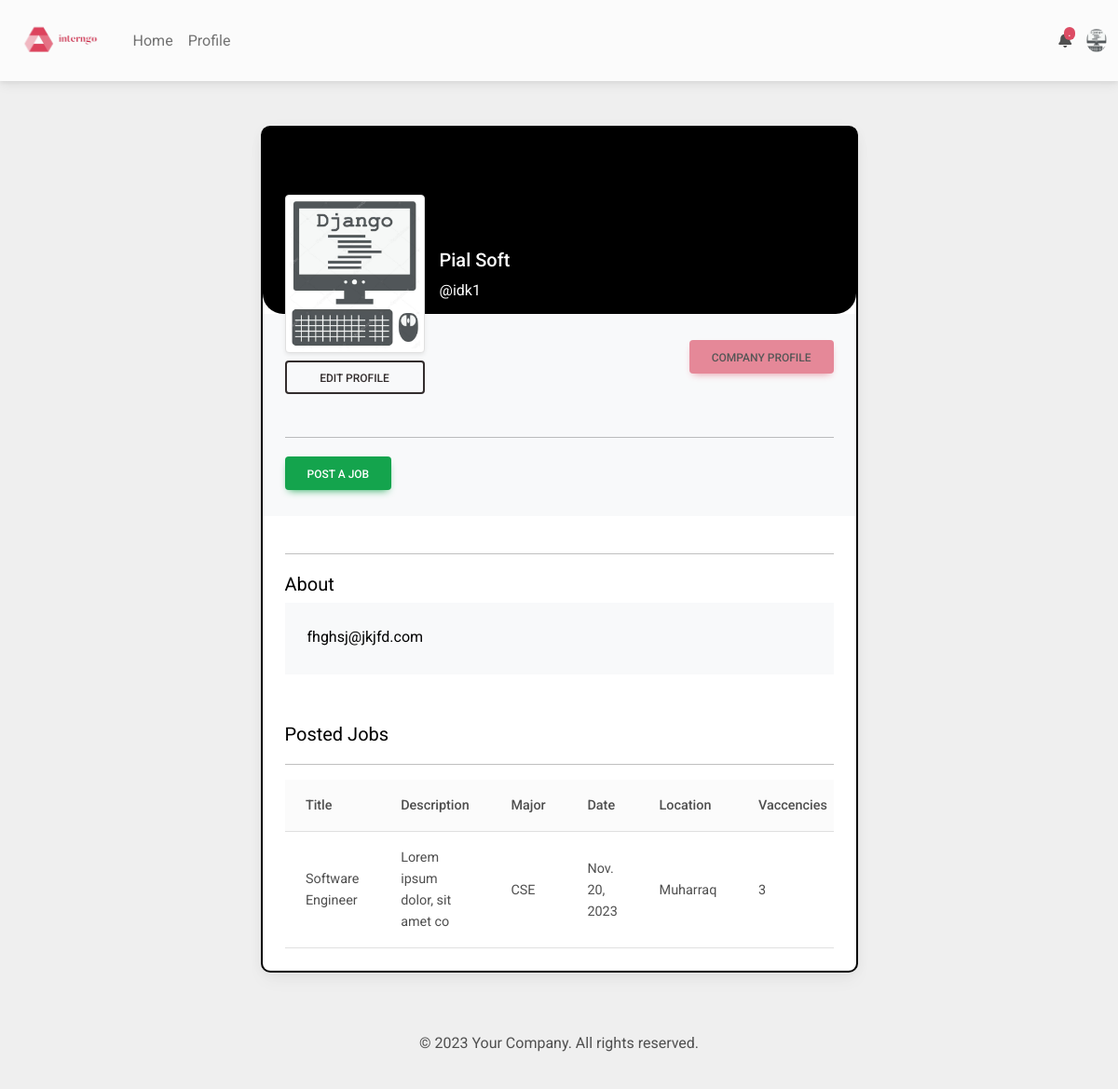
The page /profile (signed in) on the database its author committed.
### accounts/models.py (models this page shows)
class Company(models.Model):
    user = models.OneToOneField(User, on_delete=models.CASCADE)
    name = models.CharField(max_length=20, blank=True, null=True)
    email = models.EmailField(blank=True, null=True)
    picture = models.ImageField(upload_to='company_images/', blank=True, null=True)

### mainapp/models.py (models this page shows)
class Jobs(models.Model):
    posted_by = models.ForeignKey(Company, on_delete=models.CASCADE, blank=True, null=True)
    job_title = models.TextField(blank=True)
    job_description = models.TextField(blank=True)
    job_location = models.TextField(blank=True)
    number_of_vaccencies = models.IntegerField(default=1)
    applied_bys = models.ManyToManyField(Student, blank=True, null=True)
    date_posted = models.DateField(auto_now_add=True)
    major = models.TextField(blank=True)
    performance_type = models.TextField(blank=True)

### mainapp/views.py (the view, shortened to what this page needs)
# urls.py: path('profile', views.home, name='home'),
def home(request):
    if request.user.is_authenticated:
        context = {
        }
        user = request.user
        if Student.objects.filter(user=user).count() > 0:
            context['type'] = 'Student'
            context['profile'] = Student.objects.filter(user=user)[0]
            context['notifications'] = NotificationS.objects.filter(student=context['profile']).order_by('-pk')
            try:
                context['selections'] = Selection.objects.filter(selected_student=context['profile'])[0]
                context['feedbacks'] = StudentFeedback.objects.filter(selection=context['selections'], student=context['profile'])
            except:
                pass
            context['my_applications'] = Jobs.objects.filter(applied_bys= context['profile'] )
        elif Company.objects.filter(user=user).count() > 0:
            print('yes')
            context['type'] = 'Company'
            context['profile'] = Company.objects.filter(user=user)[0]
            context['jobs'] = Jobs.objects.filter(posted_by=context['profile']).order_by('-pk')
            context['notifications'] = NotificationC.objects.filter(student=context['profile']).order_by('-pk')
        return render(request, 'mainapp/home.html', context)
    return redirect('login')

### templates/mainapp/home.html (shortened to what this page needs)
{% extends 'base.html' %}
{% block main_content %}
<section class="h-100 gradient-custom-2">
  <div class="container py-5 h-100">
    <div class="row d-flex justify-content-center align-items-center h-100">
      <div class="col col-lg-9 col-xl-7">
        <div class="card" style="border-radius: 10px; border: 2px solid black;">
          <div class="rounded-top text-white d-flex flex-row" style="background-color: #000; height:200px; border-radius: 22px;">
            <div class="ms-4 mt-5 d-flex flex-column" style="width: 150px;">
              {% if profile.picture %}
              <img src="{{profile.picture.url}}" alt="Generic placeholder image"
                class="img-fluid img-thumbnail mt-4 mb-2" style="width: 150px; z-index: 1; ">
              {% else %}
              <img src="https://storage.needpix.com/rsynced_images/blank-profile-picture-973460_1280.png"
                alt="Generic placeholder image" class="img-fluid img-thumbnail mt-4 mb-2"
                style="width: 150px; z-index: 1; ">
              {% endif %}
              <button type="button" class="btn btn-outline-dark" style="z-index: 1;" data-mdb-toggle="modal"
                data-mdb-target="#exampleModal">
                Edit profile
              </button>
            </div>
            <div class="ms-3" style="margin-top: 130px;">
              <h5>{{profile.name}}</h5>
              <p>@{{profile.user.username}}</p>
            </div>
          </div>
          <div class="p-4 text-black" style="background-color: #f8f9fa;">
            <div class="d-flex justify-content-end text-center py-1">
              {% if type == "Student" %}
              <button type="button" class="btn btn-danger" disabled>Student Profile</button>
              {% elif type == "Professor" %}
              <button type="button" class="btn btn-danger" disabled>Professor Profile</button>
              {% else %}
              <button type="button" class="btn btn-danger" disabled>Company Profile</button>
              {% endif %}
            </div>
          </div>
          <div class="p-4 text-black" style="background-color: #f8f9fa;">
            <hr>
            <div class="d-flex text-center py-1">
              {% if type == "Student" %}
              <button type="button" class="btn btn-success mr-2" data-mdb-toggle="modal" data-mdb-target="#exampleModal4">Update Resume</button>
              <a href="{% url 'browse_jobs' %}" class="btn btn-outline-warning mr-2">Browse Jobs
                <svg xmlns="http://www.w3.org/2000/svg" width="16" height="16" fill="currentColor" class="bi bi-border-style" viewBox="0 0 16 16">
                  <path d="M1 3.5a.5.5 0 0 1 .5-.5h13a.5.5 0 0 1 .5.5v1a.5.5 0 0 1-.5.5h-13a.5.5 0 0 1-.5-.5v-1zm0 4a.5.5 0 0 1 .5-.5h5a.5.5 0 0 1 .5.5v1a.5.5 0 0 1-.5.5h-5a.5.5 0 0 1-.5-.5v-1zm0 4a.5.5 0 0 1 .5-.5h1a.5.5 0 0 1 .5.5v1a.5.5 0 0 1-.5.5h-1a.5.5 0 0 1-.5-.5v-1zm8 0a.5.5 0 0 1 .5-.5h1a.5.5 0 0 1 .5.5v1a.5.5 0 0 1-.5.5h-1a.5.5 0 0 1-.5-.5v-1zm-4 0a.5.5 0 0 1 .5-.5h1a.5.5 0 0 1 .5.5v1a.5.5 0 0 1-.5.5h-1a.5.5 0 0 1-.5-.5v-1zm8 0a.5.5 0 0 1 .5-.5h1a.5.5 0 0 1 .5.5v1a.5.5 0 0 1-.5.5h-1a.5.5 0 0 1-.5-.5v-1zm-4-4a.5.5 0 0 1 .5-.5h5a.5.5 0 0 1 .5.5v1a.5.5 0 0 1-.5.5h-5a.5.5 0 0 1-.5-.5v-1z"/>
                </svg>
              </a>
              <button type="button" class="btn btn-danger" data-mdb-toggle="modal" data-mdb-target="#exampleModal5">Change Password</button>
              {% elif type == "Professor" %}
              <button type="button" class="btn btn-success" data-mdb-toggle="modal"
                data-mdb-target="#exampleModal2">Invite Student</button>
              {% else %}
              <button type="button" class="btn btn-success" data-mdb-toggle="modal"
                data-mdb-target="#exampleModal3">Post A Job</button>
              {% endif %}
            </div>
          </div>
          <div class="card-body p-4 text-black">
            <hr>
            <div class="mb-5">
              <p class="lead fw-normal mb-1 mt-2">About</p>
              <div class="p-4" style="background-color: #f8f9fa;">
                <p class="font-italic mb-1">{{profile.email}}</p>
              </div>
            </div>
            {% if type == "Professor" %}
            <p class="lead fw-normal mb-1 mt-2">Students</p>
            <hr>
            <div class="table-responsive">
              <table class="table  align-middle mb-0 bg-white  ">
                <thead class="bg-light">
                  <tr>
                    <th>Name</th>
                    <th>Email</th>
                    <th>Status</th>
                    <th>Feedback</th>
                    <th>Resume</th>
                  </tr>
                </thead>
                <tbody>
                  {% for student in my_students %}
                  <tr>
                    <td>
                      <div class="d-flex align-items-center">
                        {% if student.picture %}
                        <img src="{{student.picture.url}}" alt="" style="width: 45px; height: 45px"
                          class="rounded-circle" />
                        {% else %}
                        <img src="https://storage.needpix.com/rsynced_images/blank-profile-picture-973460_1280.png"
                          alt="" style="width: 45px; height: 45px" class="rounded-circle" />
                        {% endif %}
                        <div class="ms-3">
                          <p class="fw-bold mb-1">
                            {% if student.name %}
                            {{student.name}}
                            {% else %}
                            Not Entered Yet
                            {% endif %}
                          </p>
                        </div>
                      </div>
                    </td>
                    <td>
                      <p class="fw-normal mb-1">{{student.email}}</p>
                    </td>
                    <td>
                      {% if student.status %}
                      <span class="badge badge-success rounded-pill d-inline">Trainee</span>
                      {% else %}
                      <span class="badge badge-danger rounded-pill d-inline">Not Yet Selected</span>
                      {% endif %}
                    </td>
                    <td>
                      {% if student.feebacks_set %}
                      <button data-mdb-toggle="modal" data-mdb-target="#fdb{{student.pk}}" class="btn btn-outline-success">Feedbacks</button>
                      <div class="modal fade" id="fdb{{student.pk}}" tabindex="-1" aria-labelledby="exampleModalLabel" aria-hidden="true">
                        <div class="modal-dialog modal-xl">
                          <div class="modal-content">
                            <div class="modal-header">
                              <h1 class="modal-title fs-5" id="exampleModalLabel">Feebacks</h1>
                              <button type="button" class="btn-close" data-mdb-dismiss="modal" aria-label="Close"></button>
                            </div>
                            <div class="modal-body">
                              <b>All Feedbacks</b> <hr>
                              {% for feedback in student.feebacks_set %}
                              {{feedback.message}}
                              <br>
                              {{feedback.when}}
                              <hr>
                              {% endfor %}
                              <br>
                            </div>
                            <div class="modal-footer">
                              <button type="button" class="btn btn-secondary" data-mdb-dismiss="modal">Close</button>
                            </div>
                          </div>
                        </div>
                      </div>
                      {% else %}
                      No Feedback Yet
                      {% endif %}
                    </td>
                    <td>
                      {% if student.student_resume %}
                      <a href="{{student.student_resume.url}}" target="_blank" class="btn btn-outline-dark">
                        Download
                      </a>
                      {% else %}
                      Not Updated
                      {% endif %}
                    </td>
                  </tr>
                  {% endfor %}
                </tbody>
              </table>
            </div>
            {% elif type == "Company" %}
            <p class="lead fw-normal mb-1 mt-2">Posted Jobs</p>
            <hr>
            <div class="table-responsive">
              <table class="table  align-middle mb-0 bg-white  ">
                <thead class="bg-light">
                  <tr>
                    <th>Title</th>
                    <th>Description</th>
                    <th>Major</th>
                    <th>Date</th>
                    <th>Location</th>
                    <th>Vaccencies</th>
                  </tr>
                </thead>
                <tbody>
                  {% for job in jobs %}
                  <tr>
                    <td>
                     {{job.job_title}}
                    </td>
                    <td>
                      {{job.job_description|slice:":30"}}
                    </td>
                    <td>
                      {{job.major}}
                    </td>
                    <td>
                      {{job.date_posted}}
                    </td>
                    <td>
                      {{job.job_location}}
                    </td>
                    <td>
                      {{job.number_of_vaccencies}}
                    </td>
                  </tr>
                  {% endfor %}
                </tbody>
              </table>
            </div>
            {% endif %}
          </div>
        </div>
      </div>
    </div>
  </div>
</section>
{% endblock main_content %}

### templates/base.html (shortened to what this page needs)
{% load static %}
<!DOCTYPE html>
<html lang="en">
<head>
    <link href="https://cdnjs.cloudflare.com/ajax/libs/font-awesome/6.0.0/css/all.min.css" rel="stylesheet" />
    <link href="https://cdnjs.cloudflare.com/ajax/libs/mdb-ui-kit/6.4.2/mdb.min.css" rel="stylesheet">
</head>
<body style="background-color: #efefef;">
<nav class="navbar navbar-expand-lg navbar-light bg-light">
    <div class="container-fluid">
      <div class="collapse navbar-collapse" id="navbarSupportedContent">
        <a class="navbar-brand mt-2 mt-lg-0" href="/">
          <img
            src="{% static 'images/logo.png' %}"
            height="60"
            alt="MDB Logo"
            loading="lazy"
          />
        </a>
        <ul class="navbar-nav me-auto mb-2 mb-lg-0">
          <li class="nav-item">
            <a class="nav-link" href="/">Home</a>
          </li>
          {% if user.is_authenticated %}
          <li class="nav-item">
            <a class="nav-link" href="{% url 'home' %}">Profile</a>
          </li>
          {% endif %}
        </ul>
      </div>
      {% if user.is_authenticated %}
      <div class="d-flex align-items-center">
        <div class="dropdown">
          <a
            class="text-reset me-3 dropdown-toggle hidden-arrow"
            href="#"
            id="navbarDropdownMenuLink"
            role="button"
            data-mdb-toggle="dropdown"
            aria-expanded="false"
          >
            <i class="fas fa-bell"></i>
            <span class="badge rounded-pill badge-notification bg-danger">.</span>
          </a>
        </div>
        <div class="dropdown">
          <a
            class="dropdown-toggle d-flex align-items-center hidden-arrow"
            href="#"
            id="navbarDropdownMenuAvatar"
            role="button"
            data-mdb-toggle="dropdown"
            aria-expanded="false"
          >
          {% if profile.picture %}
            <img
              src="{{profile.picture.url}}"
              class="rounded-circle"
              height="25"
              alt="Dp"
              loading="lazy"
            />
            {% endif %}
          </a>
        </div>
      </div>
      {% else %}
      <a href="{% url 'login' %}" class="btn btn-outline-primary">Log In</a>&nbsp;
      <a href="{% url 'company_signup' %}" class="btn btn-outline-success">Company Sign Up</a>&nbsp;
      <a href="{% url 'professor_signup' %}" class="btn btn-outline-danger">Professor Sign Up</a>
      {% endif %}
    </div>
  </nav>
  {% block main_content %}
  {% endblock main_content %}
<br><br><br>
  <div class="footer">
    <p>&copy; 2023 Your Company. All rights reserved.</p>
  </div>
</body>

### templates/base.html (style rules this page uses)
.footer { background-color: #efefef; padding: 20px; text-align: center; position: fixed; bottom: 0; width: 100%; }

### rows shown on the page
Company: picture (picture), name "Pial Soft", user.username "idk1", email "fhghsj@jkjfd.com"
Jobs: job_title "Software Engineer", job_description "Lorem ipsum dolor, sit amet co", major "CSE", date_posted "Nov. 20, 2023", job_location "Muharraq", number_of_vaccencies "3"
